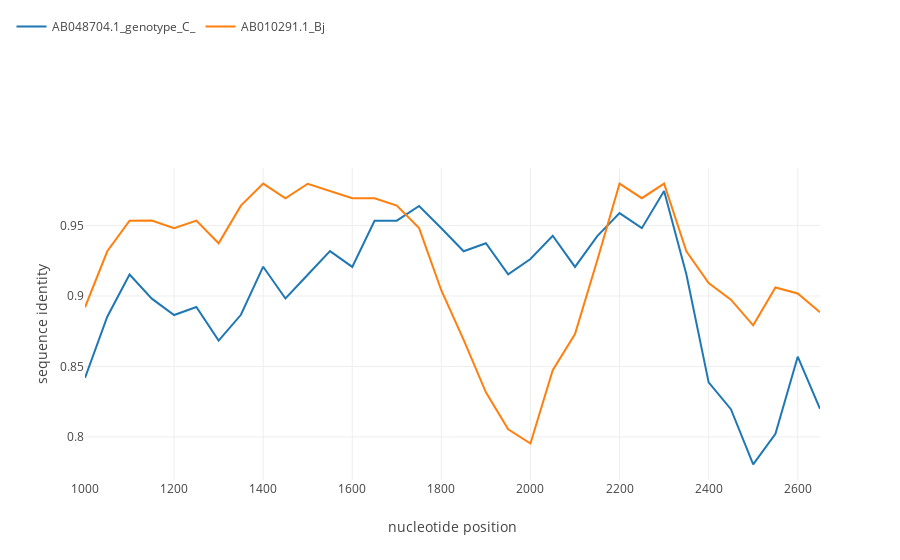

The notebook cell this image was saved under:
### Markdown cell above
'simgen()' method has optional parameter 'dist' which denoted method used to calculate pairwise distance. By default 'dist='pdistance' and calculates simple pairwise distance. To use Kimura 2 parameter distance pass set 'dist='k2p''

### Code cell
sim.simgen(window=200, shift=50, pot_rec=1, region=(1000, 2700), dist='k2p')
